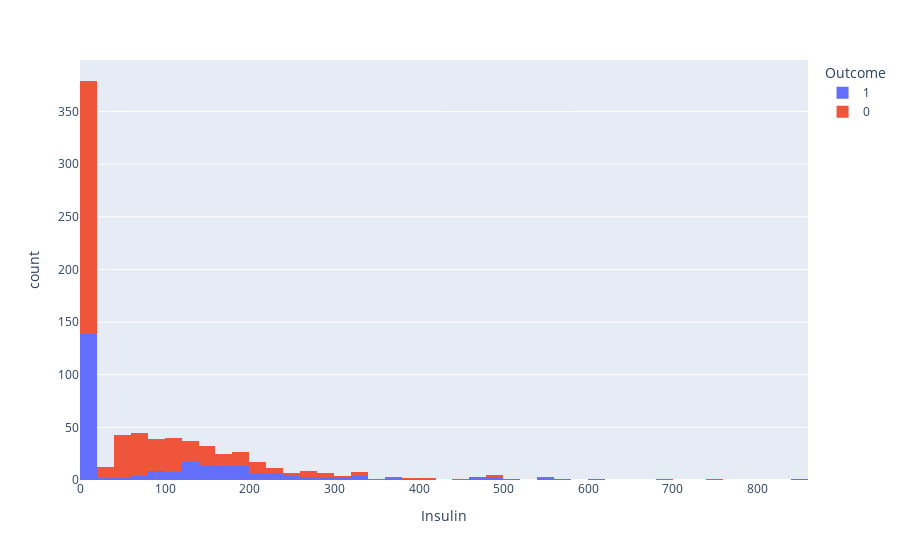

Notebook cell for this chart:
### Code cell
fig = px.histogram(df , x='Insulin',color='Outcome')
fig.show()

### Figure 1 — Plotly figure (JSON) as saved in the notebook; plotly's stock layout.template omitted (floating-point values rounded to 4 significant figures; data arrays with more than 128 entries replaced by an {"elided": "..."} marker saying what was removed)
{"data": [{"alignmentgroup": "True", "bingroup": "x", "hovertemplate": "Outcome=1<br>Insulin=%{x}<br>count=%{y}<extra></extra>", "legendgroup": "1", "marker": {"color": "#636efa", "pattern": {"shape": ""}}, "name": "1", "offsetgroup": "1", "orientation": "v", "showlegend": true, "type": "histogram", "x": {"elided": "268 int values"}, "xaxis": "x", "yaxis": "y"}, {"alignmentgroup": "True", "bingroup": "x", "hovertemplate": "Outcome=0<br>Insulin=%{x}<br>count=%{y}<extra></extra>", "legendgroup": "0", "marker": {"color": "#EF553B", "pattern": {"shape": ""}}, "name": "0", "offsetgroup": "0", "orientation": "v", "showlegend": true, "type": "histogram", "x": {"elided": "500 int values"}, "xaxis": "x", "yaxis": "y"}], "layout": {"barmode": "relative", "legend": {"title": {"text": "Outcome"}, "tracegroupgap": 0}, "margin": {"t": 60}, "xaxis": {"anchor": "y", "domain": [0, 1], "title": {"text": "Insulin"}}, "yaxis": {"anchor": "x", "domain": [0, 1], "title": {"text": "count"}}}}
